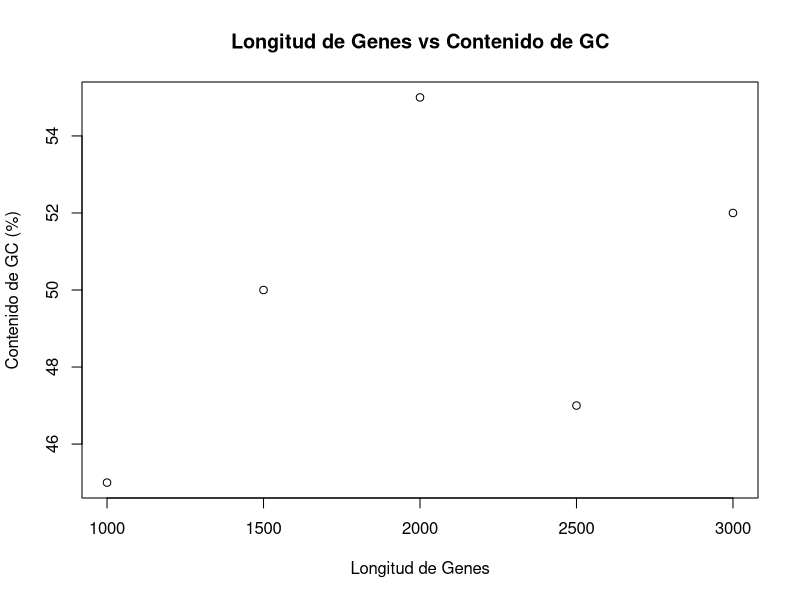
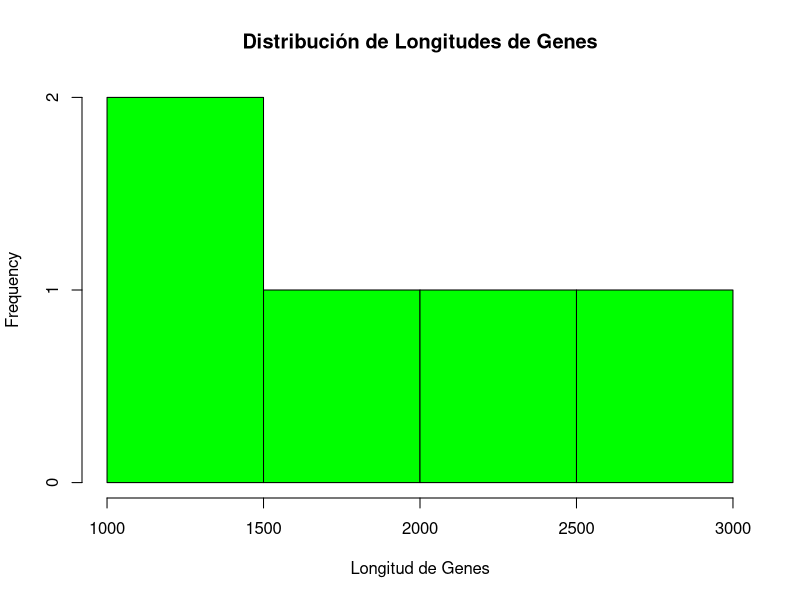
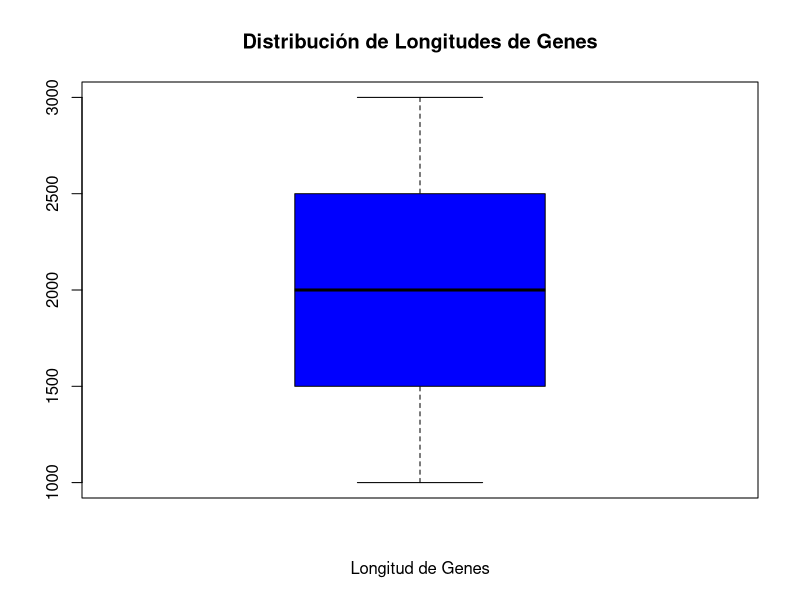
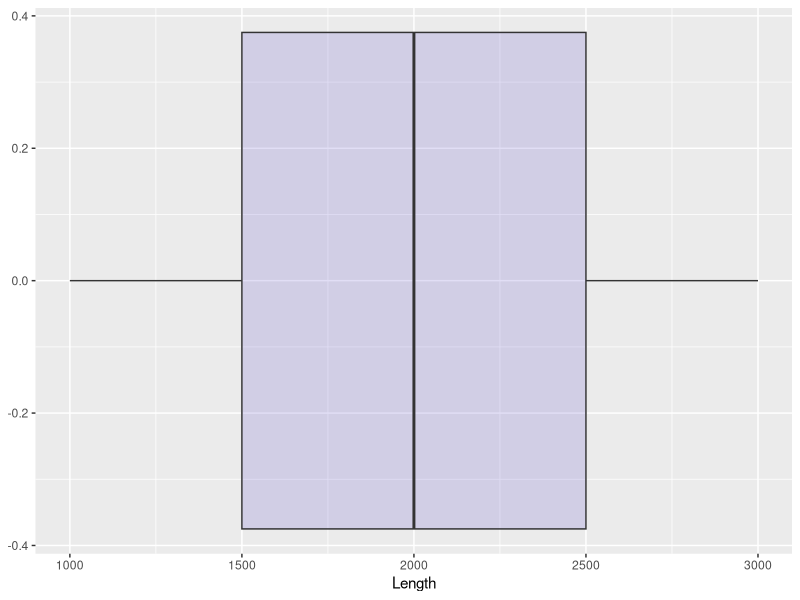
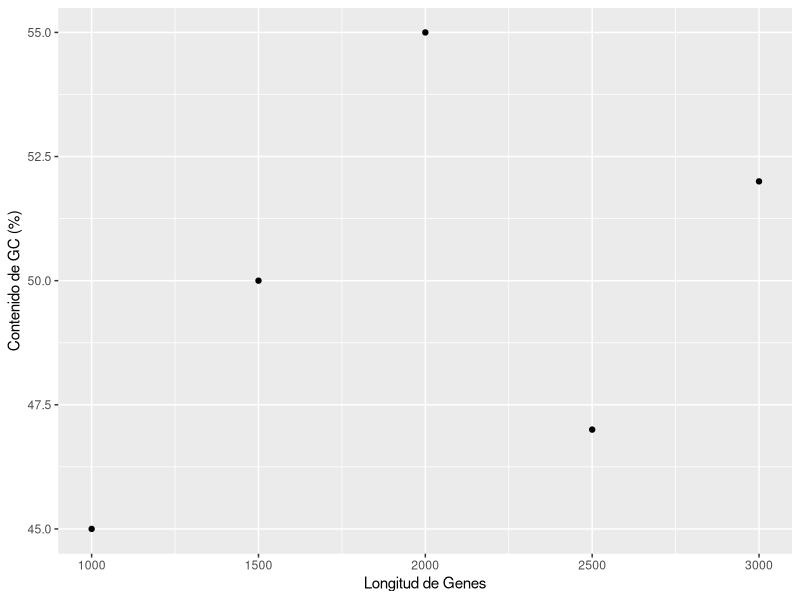
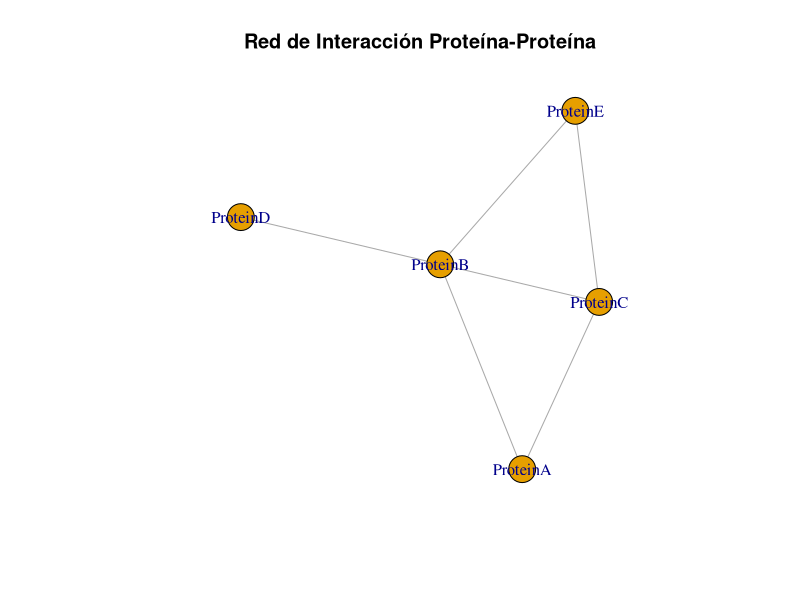
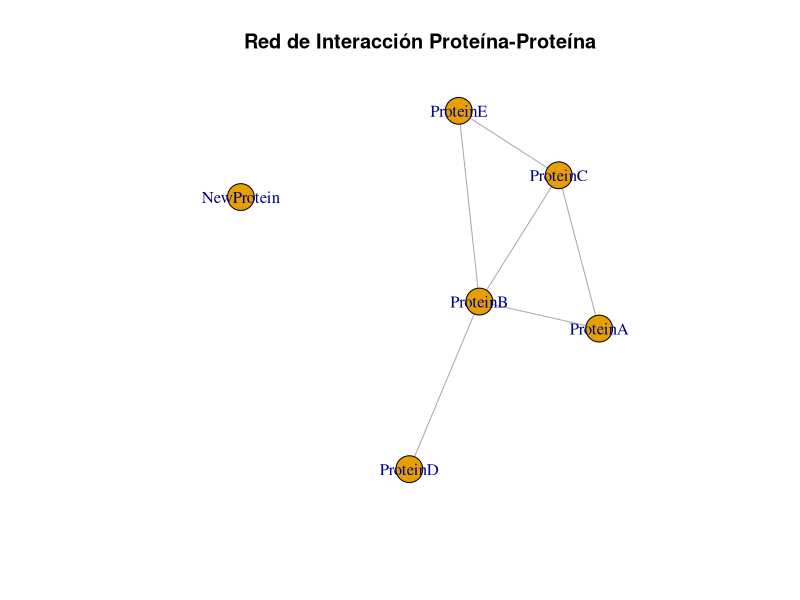
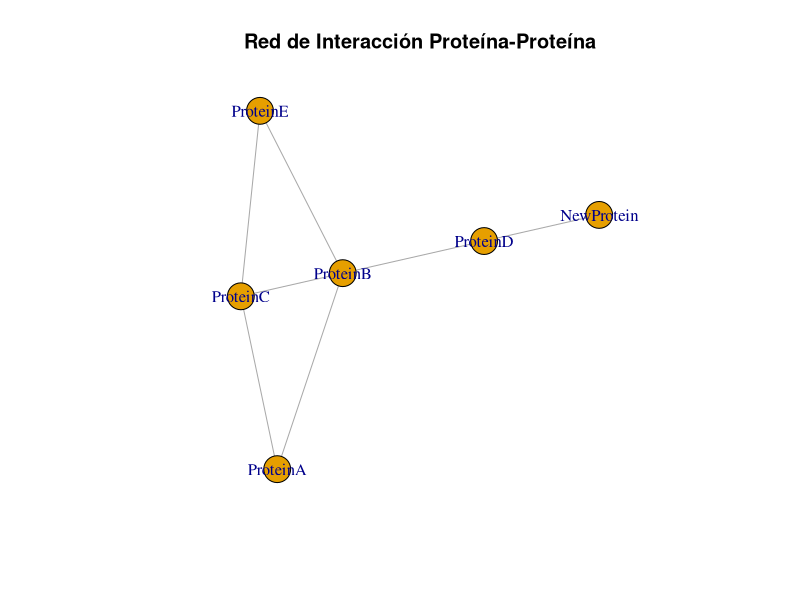

Write the R code that produced these figures, in order.
## ---- chunk 1
# Asignar longitudes de secuencias de ADN a variables
length_gene1 <- 1500
length_gene2 <- 1200

# Imprimir las variables
length_gene1
length_gene2

# Realizar operaciones con variables
total_length <- length_gene1 + length_gene2
total_length
## ---- chunk 2
# Numérico
sequence_length <- 1500
class(sequence_length)

# Caracter
species <- "Homo sapiens"
class(species)

# Lógico
is_protein_coding <- TRUE
class(is_protein_coding)
## ---- chunk 3
# Calcular el contenido de GC de una secuencia de ADN 
g <- 200
c <- 180
a <- 150
t <- 170
# Número total de nucleótidos 
total_nt <- g + c + a + t  
# Porcentaje de contenido de GC 
gc_content <- ((g + c) / total_nt) * 100 
gc_content
## ---- chunk 4
# Algunas operaciones extras son
# la raiz
sqrt(4)
# la exponencial
exp(2)
# elevar con una potencia
2^3
sqrt(4)^2
## ---- chunk 5
# Crear un vector numérico de longitudes de genes
gene_lengths <- c(1000, 1500, 2000, 2500, 3000)
gene_lengths
# Crear un vector de caracteres de nombres de genes
gene_names <- c("GeneA", "GeneB", "GeneC", "GeneD", "GeneE")
gene_names
## ---- chunk 6
# Algunas operaciones básicas con ellos
1 + 3 * gene_lengths
length(gene_lengths)
# Extraer datos de vector
gene_lengths[3]
gene_lengths[2:5]
gene_lengths[c(2,5)]
## ---- chunk 7
# Crear un data frame con información de genes
genes_df <- data.frame(
  Name = gene_names,
  Length = gene_lengths,
  GC_Content = c(45, 50, 55, 47, 52)
)
genes_df
## ---- chunk 8
# Extraer datos de dataframe
genes_df$Name       # Acceder a una columna por nombre
genes_df[, "Length"] # Acceder a una columna por nombre usando índices
genes_df[1, ] # Acceder a la primera fila
class(genes_df[1, ]) # miremos la clase de dato que devuelve
genes_df[1:2,] 
genes_df[c(1, 3),]
genes_df[c(1,3)]
## ---- chunk 9
# obtener algunas metricas sobre el dataframe
dim(genes_df)
summary(genes_df)
## ---- chunk 10
# Gráfico de dispersión básico de longitudes de genes vs contenido de GC
plot(genes_df$Length, genes_df$GC_Content, main="Longitud de Genes vs Contenido de GC", xlab="Longitud de Genes", ylab="Contenido de GC (%)")
## ---- chunk 11
# Histograma básico de longitudes de genes
hist(genes_df$Length, main="Distribución de Longitudes de Genes", xlab="Longitud de Genes", col="green", border="black")
## ---- chunk 12
# Boxplot básico de longitudes de genes 
boxplot(genes_df$Length, main="Distribución de Longitudes de Genes", xlab="Longitud de Genes", col="blue", border="black")
## ---- chunk 13
library(ggplot2)
ggplot(genes_df, aes(x=Length)) + geom_boxplot(fill="slateblue", alpha=0.2)
ggplot(genes_df, aes(x=Length, y=GC_Content)) + geom_point() + xlab("Longitud de Genes") + ylab("Contenido de GC (%)")
## ---- chunk 14
# Cargar paquete igraph
library(igraph)
## ---- chunk 15
# Definir aristas (interacciones) entre proteínas
edges <- c("ProteinA", "ProteinB",
           "ProteinA", "ProteinC",
           "ProteinB", "ProteinC",
           "ProteinB", "ProteinD",
           "ProteinB", "ProteinE",
           "ProteinC", "ProteinE")

# Crear un objeto de grafo
g <- graph(edges, directed=FALSE)
## ---- chunk 16
# Extracción de principales objetos
V(g)
E(g)
V(g)$name
## ---- chunk 17
# Graficar el grafo
plot(g, vertex.label=V(g)$name, main="Red de Interacción Proteína-Proteína")
## ---- chunk 18
# Incorporar vértices
g <- add_vertices(g, 1, name = "NewProtein")
plot(g, vertex.label=V(g)$name, main="Red de Interacción Proteína-Proteína")
# Incorporar edges
g <- add_edges(g, edges = c("ProteinD", "NewProtein"), directed=FALSE)
plot(g, vertex.label=V(g)$name, main="Red de Interacción Proteína-Proteína")
## ---- chunk 19
# Calcular el grado de cada nodo
degree(g)
betweenness(g)

# Graficar el grafo con tamaños de nodo proporcionales a su grado
plot(g, vertex.size=degree(g)*10, vertex.label=V(g)$name, main="Red IPP (Tamaño de nodo ~Grado)")
## ---- chunk 20
hist(degree(g), main="Distribución del grado de los nodos", xlab="", col="blue", border="black")
plot(betweenness(g), degree(g), main="Betweenness vs degree", xlab="Betweenness", ylab="Degree")
